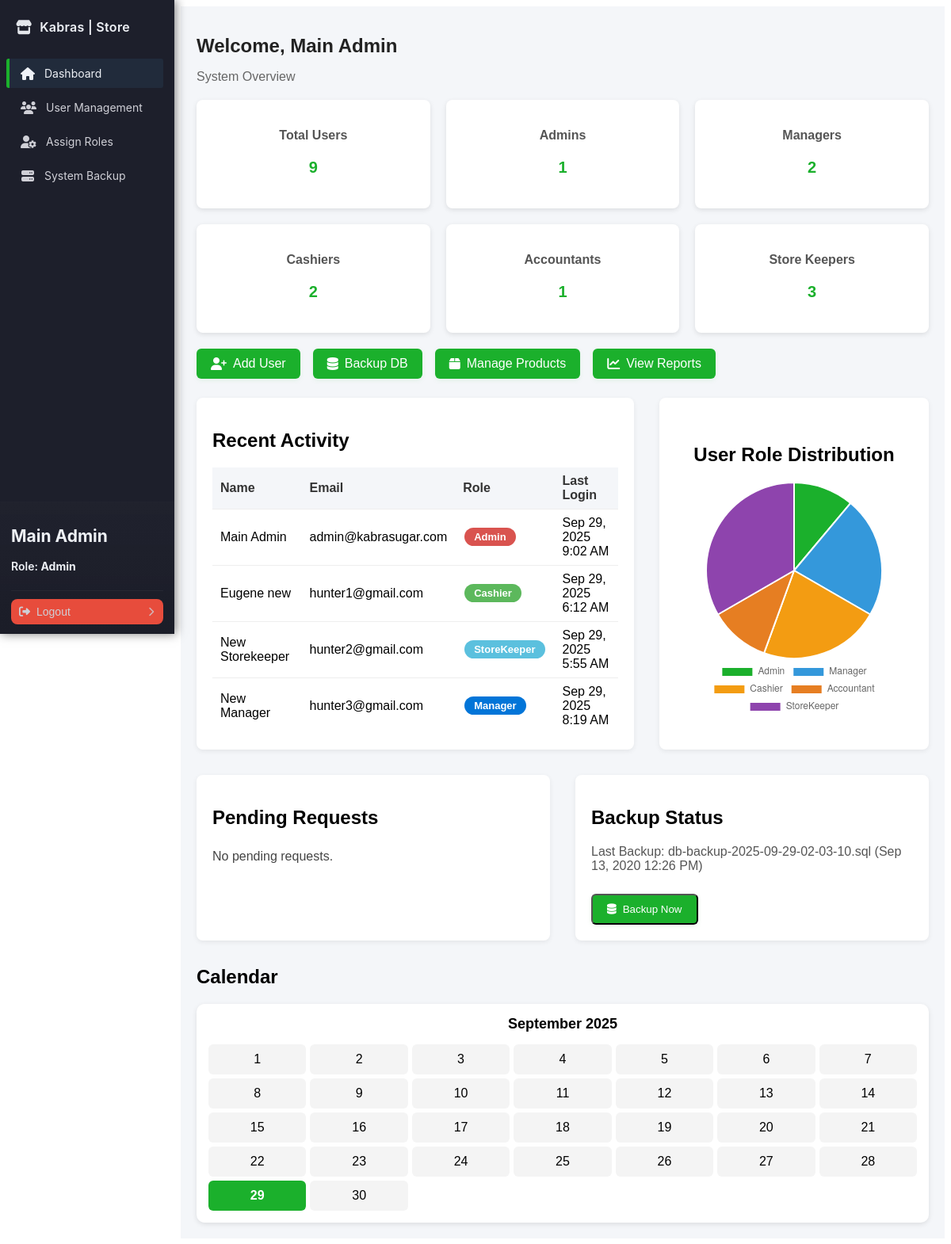
The page /admin/dashboard.php (signed in) on the database its author committed.
### tables this page shows
CREATE TABLE `users` (
  `id` int NOT NULL AUTO_INCREMENT,
  `name` varchar(100) NOT NULL,
  `email` varchar(100) NOT NULL,
  `phone` varchar(15) DEFAULT NULL,
  `national_id` varchar(20) DEFAULT NULL,
  `password` varchar(255) NOT NULL,
  `last_login` datetime DEFAULT NULL,
  `role` enum('Admin','StoreKeeper','Cashier','Manager','Accountant') NOT NULL,
  `created_at` timestamp NULL DEFAULT CURRENT_TIMESTAMP,
  `updated_at` timestamp NULL DEFAULT CURRENT_TIMESTAMP ON UPDATE CURRENT_TIMESTAMP,
  PRIMARY KEY (`id`),
  UNIQUE KEY `email` (`email`)
);

### config/database.php (called while the page is built, shortened)
<?php
class Database
{
    private $host = 'localhost';
    private $db   = 'kabras_store';
    private $user = 'root';
    private $pass = 'Hunter42.';
    private $charset = 'utf8mb4';
    public function connect()
    {
        $dsn = "mysql:host={$this->host};dbname={$this->db};charset={$this->charset}";
        try {
            $this->pdo = new PDO($dsn, $this->user, $this->pass, [
                PDO::ATTR_ERRMODE => PDO::ERRMODE_EXCEPTION,
                PDO::ATTR_DEFAULT_FETCH_MODE => PDO::FETCH_ASSOC,
            ]);
            return $this->pdo;
        } catch (PDOException $e) {
            die('Database connection failed: ' . $e->getMessage());
        }
    }
}

### handlers/AuthHandler.php (called while the page is built, shortened)
<?php
require_once __DIR__ . '/../app/models/User.php';
class AuthHandler
{
    private $sessionTimeout = 3600;
    public function __construct()
    {
        $this->userModel = new User();
        $defaultAdminEmail = 'admin@kabrasugar.com';
        if (!$this->userModel->findByEmail($defaultAdminEmail)) {
            $adminData = [
                'name' => 'Default Admin',
                'email' => $defaultAdminEmail,
                'phone' => '',
                'national_id' => '',
                'password' => 'hunter123',
                'role' => 'admin'
            ];
            $this->userModel->createUser($adminData);
        }
    }
    public function isLoggedIn()
    {
        return isset($_SESSION['user_id']) &&
            (time() - $_SESSION['login_time']) < $this->sessionTimeout;
    }
    public function getCurrentUser()
    {
        return [
            "id" => $_SESSION['user_id'],
            "name" => $_SESSION['user_name'],
            "email" => $_SESSION['user_email'],
            "role" => $_SESSION['user_role']
        ];
    }
}

### app/models/User.php (called while the page is built, shortened)
<?php
require_once __DIR__ . '../../../config/database.php';
class User
{
    private $db;
    public function __construct()
    {
        $this->db = (new Database())->connect();
    }
    public function findByEmail($email)
    {
        $sql = "SELECT * FROM users WHERE email = :email LIMIT 1";
        $stmt = $this->db->prepare($sql);
        $stmt->execute([':email' => $email]);
        return $stmt->fetch(PDO::FETCH_ASSOC);
    }
    public function getAllUsers()
    {
        $sql = "SELECT id, name, email, phone, national_id, role, created_at, last_login FROM users ORDER BY created_at DESC";
        $stmt = $this->db->query($sql);
        return $stmt->fetchAll(PDO::FETCH_ASSOC);
    }
}

### admin/dashboard.php (the view, shortened to what this page needs)
<?php
require_once '../handlers/AuthHandler.php';
require_once '../app/models/User.php';
$authHandler = new AuthHandler();
$userHandler = new User();
$currentUser = $authHandler->getCurrentUser();
$users = $userHandler->getAllUsers();
$roleCounts = [
    'Admin' => 0,
    'Manager' => 0,
    'Cashier' => 0,
    'Accountant' => 0,
    'StoreKeeper' => 0
];
foreach ($users as $user) {
    if (isset($roleCounts[$user['role']])) {
        $roleCounts[$user['role']]++;
    }
}
$totalUsers = count($users);
?>
<!DOCTYPE html>
<html lang="en">
<head>
    <link rel="stylesheet" href="../assets/css/sidebar.css">
    <link rel="stylesheet" href="../assets/css/admin-dashboard.css">
</head>
<body>
    <?php include '../includes/sidebar.php'; ?>
    <main class="main-content">
        <div class="container">
            <h1>Welcome, <?= htmlspecialchars($currentUser['name']); ?></h1>
            <p class="subtitle">System Overview</p>
            <div class="stats-grid">
                <div class="stat-card">
                    <h3>Total Users</h3>
                    <p><?= $totalUsers; ?></p>
                </div>
                <div class="stat-card">
                    <h3>Admins</h3>
                    <p><?= $roleCounts['Admin']; ?></p>
                </div>
                <div class="stat-card">
                    <h3>Managers</h3>
                    <p><?= $roleCounts['Manager']; ?></p>
                </div>
                <div class="stat-card">
                    <h3>Cashiers</h3>
                    <p><?= $roleCounts['Cashier']; ?></p>
                </div>
                <div class="stat-card">
                    <h3>Accountants</h3>
                    <p><?= $roleCounts['Accountant']; ?></p>
                </div>
                <div class="stat-card">
                    <h3>Store Keepers</h3>
                    <p><?= $roleCounts['StoreKeeper']; ?></p>
                </div>
            </div>
            <div class="quick-links">
                <a href="users.php" class="ql-btn"><i class="fas fa-user-plus"></i> Add User</a>
                <a href="backup.php" class="ql-btn"><i class="fas fa-database"></i> Backup DB</a>
                <a href="../modules/products/list.php" class="ql-btn"><i class="fas fa-box"></i> Manage Products</a>
                <a href="#" class="ql-btn"><i class="fas fa-chart-line"></i> View Reports</a>
            </div>
            <div class="activity-role-grid">
                <div class="recent-activity">
                    <h2>Recent Activity</h2>
                    <table class="activity-table">
                        <thead>
                            <tr>
                                <th>Name</th>
                                <th>Email</th>
                                <th>Role</th>
                                <th>Last Login</th>
                            </tr>
                        </thead>
                        <tbody>
                            <?php
                            $recent = array_slice(array_filter($users, fn($u) => !empty($u['last_login'])), -5);
                            foreach (array_reverse($recent) as $u): ?>
                                <tr>
                                    <td><?= htmlspecialchars($u['name']); ?></td>
                                    <td><?= htmlspecialchars($u['email']); ?></td>
                                    <td><span class="role-badge role-<?= strtolower($u['role']) ?>"><?= htmlspecialchars($u['role']); ?></span></td>
                                    <td><?= date('M j, Y g:i A', strtotime($u['last_login'])); ?></td>
                                </tr>
                            <?php endforeach; ?>
                        </tbody>
                    </table>
                </div>
                <div class="role-chart">
                    <h2>User Role Distribution</h2>
                    <canvas id="roleChart" width="300" height="300"></canvas>
                </div>
            </div>
            <div class="pending-backup-grid">
                <div class="pending-requests">
                    <h2>Pending Requests</h2>
                    <ul>
                        <?php
                        $pending = array_filter($users, fn($u) => isset($u['status']) && $u['status'] === 'pending');
                        if ($pending) {
                            foreach ($pending as $u) {
                                echo '<li>' . htmlspecialchars($u['name']) . ' (' . htmlspecialchars($u['email']) . ')</li>';
                            }
                        } else {
                            echo '<li>No pending requests.</li>';
                        }
                        ?>
                    </ul>
                </div>
                <div class="backup-status">
                    <h2>Backup Status</h2>
                    <?php
                    $backupDir = realpath(__DIR__ . '/../backups');
                    $lastBackup = '';
                    if ($backupDir && is_dir($backupDir)) {
                        $files = glob($backupDir . '/db-backup-*.sql');
                        if ($files) {
                            usort($files, fn($a, $b) => filemtime($b) - filemtime($a));
                            $lastBackup = basename($files[0]) . ' (' . date('M j, Y g:i A', filemtime($files[0])) . ')';
                        }
                    }
                    ?>
                    <p>Last Backup: <?= $lastBackup ? $lastBackup : 'No backups found.'; ?></p>
                    <form method="post" action="backup.php" style="display:inline;">
                        <button type="submit" name="backup_db" class="ql-btn">
                            <i class="fas fa-database"></i> Backup Now
                        </button>
                    </form>
                </div>
            </div>
            <div class="calendar-section">
                <h2>Calendar</h2>
                <div id="calendar"></div>
            </div>
        </div>
    </main>
    <script>
        document.addEventListener("DOMContentLoaded", function() {
            const ctx = document.getElementById('roleChart').getContext('2d');
            new Chart(ctx, {
                type: 'pie',
                data: {
                    labels: ['Admin', 'Manager', 'Cashier', 'Accountant', 'StoreKeeper'],
                    datasets: [{
                        data: [<?= $roleCounts['Admin']; ?>, <?= $roleCounts['Manager']; ?>,
                            <?= $roleCounts['Cashier']; ?>, <?= $roleCounts['Accountant']; ?>,
                            <?= $roleCounts['StoreKeeper']; ?>
                        ],
                        backgroundColor: ['#1BB02C', '#3498db', '#f39c12', '#e67e22', '#8e44ad'],
                    }]
                },
                options: {
                    responsive: false,
                    plugins: {
                        legend: {
                            position: 'bottom'
                        }
                    }
                }
            });
            // Simple Calendar
            const calendar = document.getElementById("calendar");
            const date = new Date();
            const month = date.toLocaleString('default', {
                month: 'long'
            });
            const year = date.getFullYear();
            const days = new Date(year, date.getMonth() + 1, 0).getDate();
            let html = `<div class="calendar-header">${month} ${year}</div><div class="calendar-grid">`;
            for (let i = 1; i <= days; i++) {
                let today = (i === date.getDate()) ? "today" : "";
                html += `<div class="calendar-day ${today}">${i}</div>`;
            }
            html += "</div>";
            calendar.innerHTML = html;
        });
    </script>
</body>
</html>

### assets/css/sidebar.css (style rules this page uses)
:root { --sidebar-width: 220px; --bg: #1d1f2b; --panel: #222233; --muted: #cfcfd6; --text: #eef1f6; --accent: #1BB02C; --hover: #2c3c33; --danger: #e74c3c; }

### assets/css/admin-dashboard.css (style rules this page uses)
.quick-links { display: flex; gap: 16px; margin-bottom: 24px; }
.ql-btn { display: inline-flex; align-items: center; gap: 8px; background: #1BB02C; color: #fff; padding: 10px 18px; border-radius: 6px; text-decoration: none; font-weight: 500; box-shadow: 0 2px 6px rgba(27, 176, 44, 0.08); transition: background 0.2s; }
.activity-role-grid { display: grid; grid-template-columns: 2fr 1fr; gap: 32px; margin-bottom: 32px; }
.recent-activity { background: #fff; border-radius: 8px; box-shadow: 0 2px 6px rgba(0, 0, 0, 0.07); padding: 20px; }
.activity-table { width: 100%; border-collapse: collapse; margin-top: 12px; }
.activity-table th, .activity-table td { padding: 8px 10px; border-bottom: 1px solid #eee; text-align: left; }
.activity-table th { background: #f4f6f9; color: #333; }
.activity-table tr:last-child td { border-bottom: none; }
.role-chart { background: #fff; border-radius: 8px; box-shadow: 0 2px 6px rgba(0, 0, 0, 0.07); padding: 20px; display: flex; flex-direction: column; align-items: center; justify-content: center; }
.pending-backup-grid { display: grid; grid-template-columns: 1fr 1fr; gap: 32px; margin-bottom: 32px; }
.pending-requests, .backup-status { background: #fff; border-radius: 8px; box-shadow: 0 2px 6px rgba(0, 0, 0, 0.07); padding: 20px; }
.pending-requests ul { margin: 0; padding: 0; list-style: none; }
.pending-requests li { padding: 6px 0; border-bottom: 1px solid #eee; color: #444; }
.pending-requests li:last-child { border-bottom: none; }
.backup-status p { margin: 10px 0 18px 0; color: #555; }
.backup-status button.ql-btn { margin-top: 8px; }
.main-content { margin-left: 220px; padding: 20px; background: #f4f6f9; min-height: 100vh; font-family: Arial, sans-serif; }
h1 { font-size: 24px; margin-bottom: 5px; color: #222; }
.subtitle { color: #666; margin-bottom: 20px; }
.stats-grid { display: grid; grid-template-columns: repeat(3, 1fr); grid-template-rows: repeat(3, auto); gap: 20px; margin-top: 20px; }
.stat-card { background: #ffffff; padding: 20px; border-radius: 8px; box-shadow: 0 2px 6px rgba(0, 0, 0, 0.1); text-align: center; transition: transform 0.2s ease; }
.stat-card h3 { font-size: 16px; color: #555; margin-bottom: 10px; }
.stat-card p { font-size: 20px; font-weight: bold; color: #1BB02C; }
.calendar-section { margin-top: 30px; }
#calendar { background: #fff; padding: 15px; border-radius: 10px; box-shadow: 0 2px 6px rgba(0, 0, 0, 0.1); }
.role-badge { display: inline-block; padding: 4px 12px; border-radius: 12px; font-size: 13px; font-weight: 600; color: #fff; margin: 0 2px; text-transform: capitalize; }
.role-admin { background: #d9534f; }
.role-manager { background: #0275d8; }
.role-cashier { background: #5cb85c; }
.role-storekeeper { background: #5bc0de; }

### rows shown on the page
users: name "Main Admin", email "admin@kabrasugar.com", role "Admin", last_login "Sep 29, 2025 9:02 AM"
users: name "Eugene new", email "hunter1@gmail.com", role "Cashier", last_login "Sep 29, 2025 6:12 AM"
users: name "New Storekeeper", email "hunter2@gmail.com", role "StoreKeeper", last_login "Sep 29, 2025 5:55 AM"
users: name "New Manager", email "hunter3@gmail.com", role "Manager", last_login "Sep 29, 2025 8:19 AM"

### other values the page prints
$it['label'] "Dashboard"
$it['label'] "User Management"
$it['label'] "Assign Roles"
$it['label'] "System Backup"
$currentUser['name'] "Main Admin"
$currentUser['role'] "Admin"
$totalUsers "9"
$roleCounts['Admin'] "1"
$roleCounts['Manager'] "2"
$roleCounts['Cashier'] "2"
$roleCounts['Accountant'] "1"
$roleCounts['StoreKeeper'] "3"
$lastBackup "db-backup-2025-09-29-02-03-10.sql (Sep 13, 2020 12:26 PM)"
chart data {{ $roleCounts['Admin'] }} 1
chart data {{ $roleCounts['Manager'] }} 2
